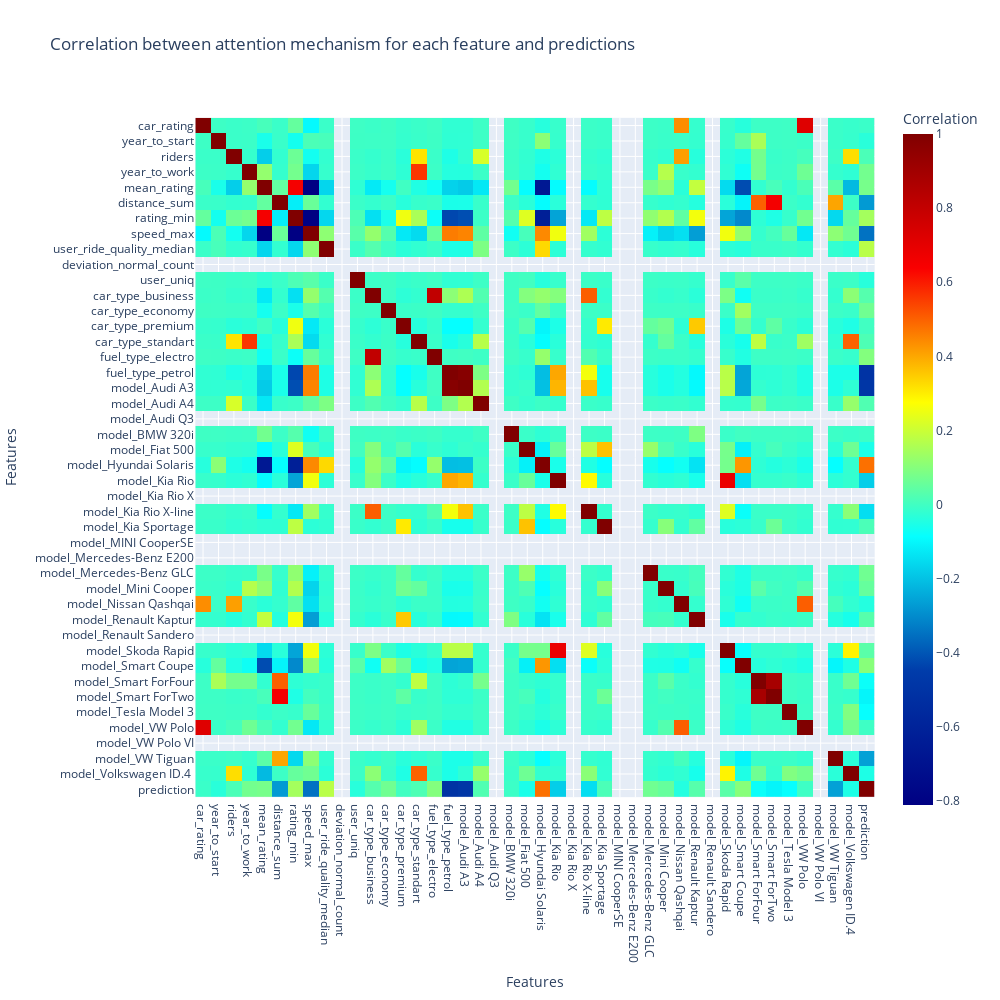

The notebook cell this image was saved under:
### Code cell
correlation_importance = np.corrcoef(explain_and_preds.T)
px.imshow(correlation_importance,
          labels=dict(x="Features", y="Features", color="Correlation"),
          x=list(X_test.columns)+["prediction"], y=list(X_test.columns)+["prediction"],
          title="Correlation between attention mechanism for each feature and predictions",
          width=1000,
          height=1000,
          color_continuous_scale='Jet')

### Figure 1 — Plotly figure (JSON) as saved in the notebook; plotly's stock layout.template omitted (floating-point values rounded to 4 significant figures; data arrays with more than 128 entries replaced by an {"elided": "..."} marker saying what was removed)
{"data": [{"coloraxis": "coloraxis", "hovertemplate": "Features: %{x}<br>Features: %{y}<br>Correlation: %{z}<extra></extra>", "name": "0", "type": "heatmap", "x": ["car_rating", "year_to_start", "riders", "year_to_work", "mean_rating", "distance_sum", "rating_min", "speed_max", "user_ride_quality_median", "deviation_normal_count", "user_uniq", "car_type_business", "car_type_economy", "car_type_premium", "car_type_standart", "fuel_type_electro", "fuel_type_petrol", "model_Audi A3", "model_Audi A4", "model_Audi Q3", "model_BMW 320i", "model_Fiat 500", "model_Hyundai Solaris", "model_Kia Rio", "model_Kia Rio X", "model_Kia Rio X-line", "model_Kia Sportage", "model_MINI CooperSE", "model_Mercedes-Benz E200", "model_Mercedes-Benz GLC", "model_Mini Cooper", "model_Nissan Qashqai", "model_Renault Kaptur", "model_Renault Sandero", "model_Skoda Rapid", "model_Smart Coupe", "model_Smart ForFour", "model_Smart ForTwo", "model_Tesla Model 3", "model_VW Polo", "model_VW Polo VI", "model_VW Tiguan", "model_Volkswagen ID.4 ", "prediction"], "xaxis": "x", "y": ["car_rating", "year_to_start", "riders", "year_to_work", "mean_rating", "distance_sum", "rating_min", "speed_max", "user_ride_quality_median", "deviation_normal_count", "user_uniq", "car_type_business", "car_type_economy", "car_type_premium", "car_type_standart", "fuel_type_electro", "fuel_type_petrol", "model_Audi A3", "model_Audi A4", "model_Audi Q3", "model_BMW 320i", "model_Fiat 500", "model_Hyundai Solaris", "model_Kia Rio", "model_Kia Rio X", "model_Kia Rio X-line", "model_Kia Sportage", "model_MINI CooperSE", "model_Mercedes-Benz E200", "model_Mercedes-Benz GLC", "model_Mini Cooper", "model_Nissan Qashqai", "model_Renault Kaptur", "model_Renault Sandero", "model_Skoda Rapid", "model_Smart Coupe", "model_Smart ForFour", "model_Smart ForTwo", "model_Tesla Model 3", "model_VW Polo", "model_VW Polo VI", "model_VW Tiguan", "model_Volkswagen ID.4 ", "prediction"], "yaxis": "y", "z": {"elided": "44x44 float values"}}], "layout": {"coloraxis": {"colorbar": {"title": {"text": "Correlation"}}, "colorscale": [[0, "rgb(0,0,131)"], [0.2, "rgb(0,60,170)"], [0.4, "rgb(5,255,255)"], [0.6, "rgb(255,255,0)"], [0.8, "rgb(250,0,0)"], [1, "rgb(128,0,0)"]]}, "height": 1000, "title": {"text": "Correlation between attention mechanism for each feature and predictions"}, "width": 1000, "xaxis": {"anchor": "y", "autorange": true, "constrain": "domain", "domain": [1.11e-16, 1.0], "range": [-0.5, 43.5], "scaleanchor": "y", "title": {"text": "Features"}, "type": "category"}, "yaxis": {"anchor": "x", "autorange": true, "constrain": "domain", "domain": [0.02493, 0.9751], "range": [43.5, -0.5], "title": {"text": "Features"}, "type": "category"}}}
